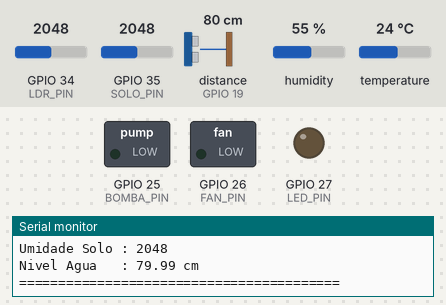
Simulated run of this program. Board: ESP32. On the bench: switched loads named in the program (green lamp = pin HIGH), output pins drawn as LEDs (lit = HIGH), the last lines printed to the serial monitor. Wiring (inferred from the names in the program): ultrasonic range finder: trigger GPIO 18; echo GPIO 19. The test bench sets the inputs (shaded band); at power-on: temperature 24 °C, GPIO 35 (SOLO_PIN) = 2048, GPIO 34 (LDR_PIN) = 2048, distance to the obstacle (sensor on GPIO 19) 80 cm, humidity 55 % (analog values on the 0–4095 scale). The echo pulse lasts 58.3 µs per cm; WiFi joins after 1.5 s; servers stay silent unless stated; the local clock reads 2024-03-15 10:24:30 at power-on unless the program sets it; pins used as bus, display or sensor lines are not drawn.

Above: at 2.7 s.
2.8 s: temperature set to 29.7 °C
4.7 s: temperature set to 30.8 °C
At 6.3 s:
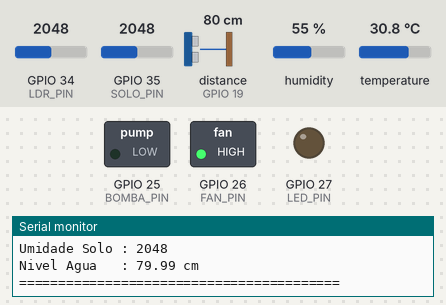
7.0 s: GPIO 35 (SOLO_PIN) set to 1841
8.7 s: GPIO 35 (SOLO_PIN) set to 1733
At 10.5 s:
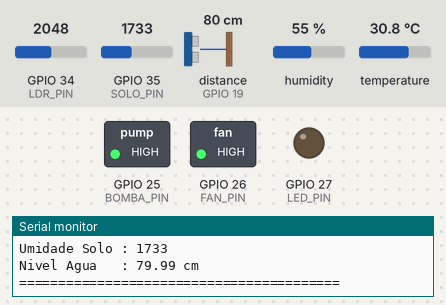
11.0 s: GPIO 34 (LDR_PIN) set to 1046
12.7 s: GPIO 34 (LDR_PIN) set to 958
At 14.7 s:
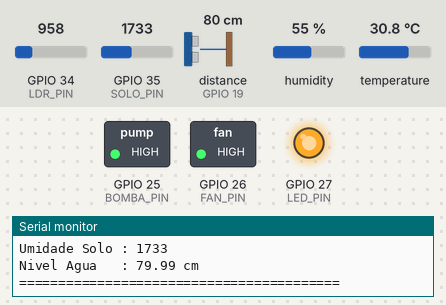
Timing chart, 0 to 16.1 s (numbered marks = the images above; inputs shaded):
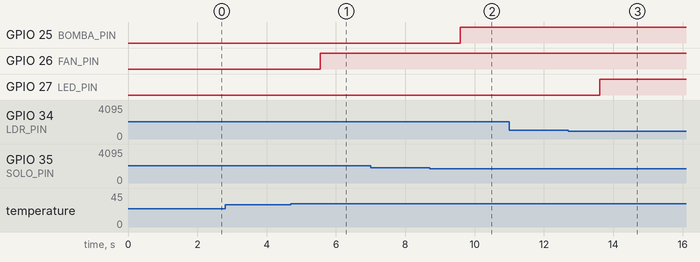

The program:

main.cpp
```cpp
#include <Arduino.h>

#include "config.h"
#include "dados.h"
#include "sensores.h"
#include "comunicacao.h"
#include "controle.h"
#include "log.h"

//====================================================
// Variáveis globais
//====================================================

Telemetria leitura;

SemaphoreHandle_t mutexTelemetria;

TaskHandle_t taskSensores;
TaskHandle_t taskControle;
TaskHandle_t taskComunicacao;
TaskHandle_t taskLog;

//====================================================
// TASK SENSORES
//====================================================

void taskSensoresFunction(void *pvParameters)
{
    while (true)
    {
        xSemaphoreTake(mutexTelemetria, portMAX_DELAY);

        lerSensores();

        xSemaphoreGive(mutexTelemetria);

        vTaskDelay(pdMS_TO_TICKS(1000));
    }
}

//====================================================
// TASK CONTROLE
//====================================================

void taskControleFunction(void *pvParameters)
{
    while (true)
    {
        xSemaphoreTake(mutexTelemetria, portMAX_DELAY);

        controlarEstufa();

        xSemaphoreGive(mutexTelemetria);

        vTaskDelay(pdMS_TO_TICKS(500));
    }
}

//====================================================
// TASK COMUNICACAO
//====================================================

void taskComunicacaoFunction(void *pvParameters)
{
    while (true)
    {
        manterConexao();

        vTaskDelay(pdMS_TO_TICKS(1000));
    }
}

//====================================================
// TASK LOG
//====================================================

void taskLogFunction(void *pvParameters)
{
    while (true)
    {
        xSemaphoreTake(mutexTelemetria, portMAX_DELAY);

        imprimirLog();

        xSemaphoreGive(mutexTelemetria);

        vTaskDelay(pdMS_TO_TICKS(2000));
    }
}

//====================================================
// SETUP
//====================================================

void setup()
{
    Serial.begin(115200);

    iniciarSensores();

    conectarWiFi();

    iniciarRTC();

    iniciarAtuadores();

    mutexTelemetria = xSemaphoreCreateMutex();

    xTaskCreatePinnedToCore(
        taskSensoresFunction,
        "Sensores",
        4096,
        NULL,
        2,
        &taskSensores,
        1);

    xTaskCreatePinnedToCore(
        taskControleFunction,
        "Controle",
        4096,
        NULL,
        2,
        &taskControle,
        1);

    xTaskCreatePinnedToCore(
        taskComunicacaoFunction,
        "Comunicacao",
        4096,
        NULL,
        1,
        &taskComunicacao,
        0);

    xTaskCreatePinnedToCore(
        taskLogFunction,
        "Log",
        4096,
        NULL,
        1,
        &taskLog,
        0);
}

//====================================================
// LOOP
//====================================================

void loop()
{
}
```

comunicacao.h
```cpp
#ifndef COMUNICACAO_H
#define COMUNICACAO_H

void conectarWiFi();

void iniciarRTC();

void manterConexao();

#endif
```

controle.h
```cpp
#ifndef CONTROLE_H
#define CONTROLE_H

void iniciarAtuadores();

void controlarEstufa();

#endif
```

dados.h
```cpp
#ifndef DADOS_H
#define DADOS_H

#include <Arduino.h>
#include <time.h>
#include <freertos/FreeRTOS.h>
#include <freertos/semphr.h>

//====================================================
// Estrutura compartilhada
//====================================================

struct Telemetria
{
    bool rtcOk;

    bool dhtOk;
    float temperatura;
    float umidade;

    bool hcOk;
    float distancia;

    int luminosidade;

    int umidadeSolo;

    time_t timestamp;
};

//====================================================
// Variáveis globais
//====================================================

extern Telemetria leitura;

extern SemaphoreHandle_t mutexTelemetria;

#endif
```

log.h
```cpp
#ifndef LOG_H
#define LOG_H

void imprimirLog();

#endif
```

sensores.h
```cpp
#ifndef SENSORES_H
#define SENSORES_H

void iniciarSensores();

void lerSensores();

#endif
```

comunicacao.cpp
```cpp
#include "comunicacao.h"

#include <WiFi.h>
#include <time.h>

#include "config.h"

//====================================================
// WIFI
//====================================================

void conectarWiFi()
{
    Serial.print("Conectando ao WiFi");

    WiFi.begin(WIFI_SSID, WIFI_PASSWORD);

    while (WiFi.status() != WL_CONNECTED)
    {
        delay(500);
        Serial.print(".");
    }

    Serial.println(" OK");
}

//====================================================
// RTC (NTP)
//====================================================

void iniciarRTC()
{
    configTime(-3 * 3600, 0,
               "pool.ntp.org",
               "time.nist.gov");

    Serial.print("Sincronizando relogio");

    while (time(nullptr) < 100000)
    {
        delay(500);
        Serial.print(".");
    }

    Serial.println(" OK");
}

//====================================================
// Mantém WiFi conectado
//====================================================

void manterConexao()
{
    if (WiFi.status() != WL_CONNECTED)
    {
        Serial.println("WiFi desconectado.");

        conectarWiFi();

        iniciarRTC();
    }
}
```

controle.cpp
```cpp
#include "controle.h"

#include <Arduino.h>

#include "config.h"
#include "dados.h"

//====================================================
// Inicialização
//====================================================

void iniciarAtuadores()
{
    pinMode(BOMBA_PIN, OUTPUT);
    pinMode(FAN_PIN, OUTPUT);
    pinMode(LED_PIN, OUTPUT);

    digitalWrite(BOMBA_PIN, LOW);
    digitalWrite(FAN_PIN, LOW);
    digitalWrite(LED_PIN, LOW);
}

//====================================================
// Controle
//====================================================

void controlarEstufa()
{
    // Bomba
    if (leitura.umidadeSolo < 1800)
        digitalWrite(BOMBA_PIN, HIGH);
    else
        digitalWrite(BOMBA_PIN, LOW);

    // Ventoinha
    if (leitura.temperatura > 30)
        digitalWrite(FAN_PIN, HIGH);
    else
        digitalWrite(FAN_PIN, LOW);

    // Iluminação
    if (leitura.luminosidade < 1000)
        digitalWrite(LED_PIN, HIGH);
    else
        digitalWrite(LED_PIN, LOW);
}
```

log.cpp
```cpp
#include "log.h"

#include <Arduino.h>
#include <time.h>

#include "dados.h"

//====================================================
// LOG
//====================================================

void imprimirLog()
{
    Serial.println();
    Serial.println("=========================================");

    if (leitura.rtcOk)
    {
        struct tm *tempo = localtime(&leitura.timestamp);

        Serial.printf("%02d/%02d/%04d %02d:%02d:%02d\n",
                      tempo->tm_mday,
                      tempo->tm_mon + 1,
                      tempo->tm_year + 1900,
                      tempo->tm_hour,
                      tempo->tm_min,
                      tempo->tm_sec);
    }
    else
    {
        Serial.println("RTC: NAO CONECTADO");
    }

    Serial.println("-----------------------------------------");

    if (leitura.dhtOk)
    {
        Serial.printf("Temperatura : %.2f C\n", leitura.temperatura);
        Serial.printf("Umidade Ar  : %.2f %%\n", leitura.umidade);
    }
    else
    {
        Serial.println("DHT22       : NAO CONECTADO");
    }

    Serial.printf("Luminosidade : %d\n", leitura.luminosidade);
    Serial.printf("Umidade Solo : %d\n", leitura.umidadeSolo);

    if (leitura.hcOk)
    {
        Serial.printf("Nivel Agua   : %.2f cm\n", leitura.distancia);
    }
    else
    {
        Serial.println("HC-SR04      : NAO CONECTADO");
    }

    Serial.println("=========================================");
}
```

sensores.cpp
```cpp
#include "sensores.h"

#include <Arduino.h>
#include <DHT.h>

#include "config.h"
#include "dados.h"

//====================================================
// DHT22
//====================================================

DHT dht(DHT_PIN, DHT_TYPE);

//====================================================
// Inicialização
//====================================================

void iniciarSensores()
{
    pinMode(TRIG_PIN, OUTPUT);
    pinMode(ECHO_PIN, INPUT);

    analogReadResolution(12);

    dht.begin();
}

//====================================================
// Leitura dos Sensores
//====================================================

void lerSensores()
{
    //---------------- RTC ----------------

    leitura.timestamp = time(nullptr);
    leitura.rtcOk = leitura.timestamp > 100000;

    //---------------- DHT22 ----------------

    leitura.temperatura = dht.readTemperature();
    leitura.umidade = dht.readHumidity();

    leitura.dhtOk =
        !(isnan(leitura.temperatura) ||
          isnan(leitura.umidade));

    //---------------- LDR ----------------

    leitura.luminosidade = analogRead(LDR_PIN);

    //---------------- Umidade Solo ----------------

    leitura.umidadeSolo = analogRead(SOLO_PIN);

    //---------------- HC-SR04 ----------------

    digitalWrite(TRIG_PIN, LOW);
    delayMicroseconds(2);

    digitalWrite(TRIG_PIN, HIGH);
    delayMicroseconds(10);

    digitalWrite(TRIG_PIN, LOW);

    long duracao = pulseIn(ECHO_PIN, HIGH, 30000);

    if (duracao == 0)
    {
        leitura.hcOk = false;
        leitura.distancia = -1;
    }
    else
    {
        leitura.hcOk = true;
        leitura.distancia = duracao * 0.0343f / 2.0f;
    }
}
```

config.h
```cpp
#ifndef CONFIG_H
#define CONFIG_H

//====================================================
// WIFI
//====================================================

#define WIFI_SSID "SENHA DO WIFI"
#define WIFI_PASSWORD "NOME DA REDE WIFI"

//====================================================
// PINOS
//====================================================

#define DHT_PIN 4
#define DHT_TYPE DHT22

#define TRIG_PIN 18
#define ECHO_PIN 19

#define LDR_PIN 34
#define SOLO_PIN 35

// Atuadores (futuros)

#define BOMBA_PIN 25
#define FAN_PIN 26
#define LED_PIN 27

#endif
```

Measured:
- the behaviour switches between 30 and 30.1 °C on temperature (found by bisection; images 0 and 1)
- the behaviour switches between 1800 and 1799 on GPIO 35 (SOLO_PIN) (found by bisection; images 1 and 2)
- the behaviour switches between 1000 and 999 on GPIO 34 (LDR_PIN) (found by bisection; images 2 and 3)
- after the input at 4.7 s, GPIO 26 (FAN_PIN): LOW → HIGH after 0.85 s
- after the input at 8.7 s, GPIO 25 (BOMBA_PIN): LOW → HIGH after 0.88 s
- after the input at 12.7 s, GPIO 27 (LED_PIN): LOW → HIGH after 0.91 s
